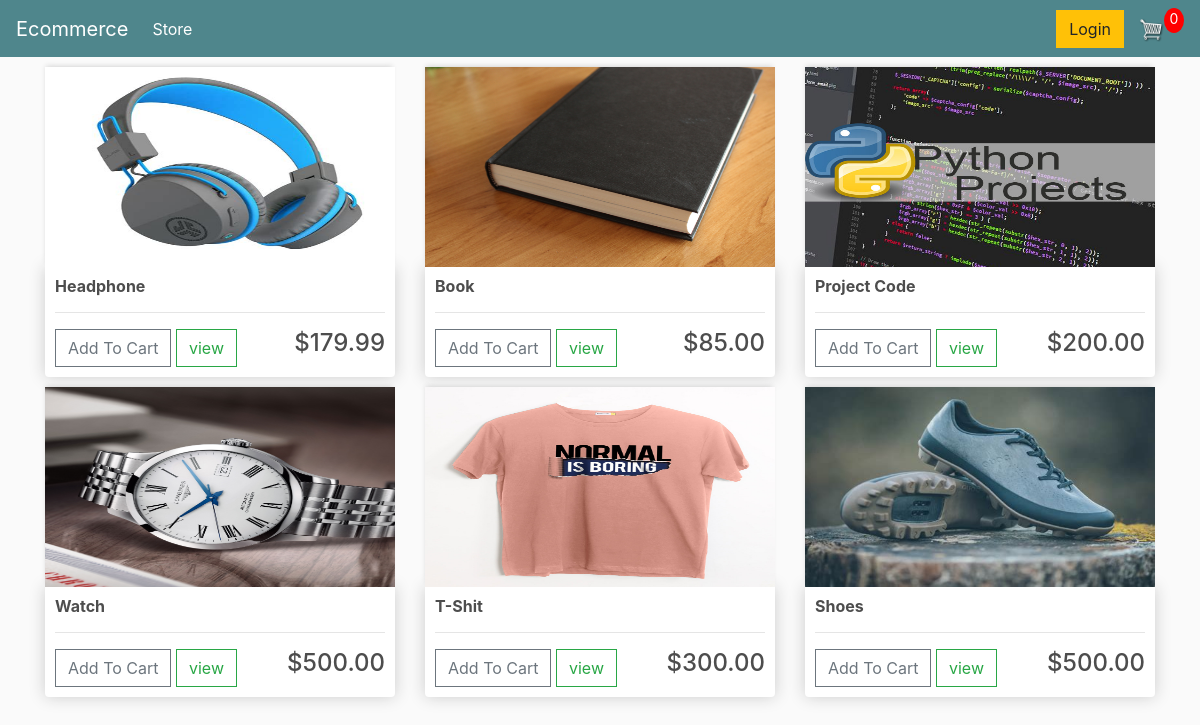
The page / on the database its author committed.
### store/models.py (models this page shows, shortened)
class Product(models.Model):
    name = models.CharField(max_length=50)
    price = models.DecimalField(max_digits=7, decimal_places=2)
    digital = models.BooleanField(default=False, null=True, blank=True)
    image = models.ImageField(null=True, blank=True)
    @property
    def imageURL(self):
        try:
            url = self.image.url
        except:
            url = ''
        return url

### store/views.py (the view)
# urls.py: path('',include('store.urls'))
def store(request):
    data = cartData(request)
    cartItems = data['cartItems']
    products = Product.objects.all()
    context = {'products' : products,'cartItems':cartItems}
    return render(request,'store/store.html',context)

### store/utils.py (called while the page is built, shortened)
def cookieCart(request):
    try:
        cart = json.loads(request.COOKIES['cart'])
    except:
        cart = {}
    print("\n\n cart",cart)
    items = []
    order = {'get_cart_items':0,'get_cart_total':0, 'shipping':False}
    cartItems = order['get_cart_items']
    return {'cartItems' : cartItems, 'order':order, 'items':items}

def cartData(request):
    if request.user.is_authenticated:
        customer = request.user.customer
        order, created = Order.objects.get_or_create(customer=customer, complete=False)
        items = order.orderitem_set.all()
        cartItems = order.get_cart_items
    else:
        cookieData = cookieCart(request)
        cartItems = cookieData['cartItems']
        order = cookieData['order']
        items = cookieData['items']
    return {'cartItems' : cartItems, 'order':order, 'items':items}

### store/templates/store/store.html
{% extends 'store/main.html' %}
{%load static%}
{% block content %}
    <div class="row">
        {% for product in products %}
        <div class="col-lg-4">
            <img class="thumbnail" src="{{product.imageURL}}">
            <div class="box-element product">
                <h6><strong>{{product.name}}</strong></h6>
                <hr>
                <button data-product={{product.id}} data-action="add" class="btn btn-outline-secondary add-btn update-cart">Add To Cart</button>
                <a class="btn btn-outline-success" href="#">view</a>
                <h4 style="display : inline-block; float:right;">${{product.price|floatformat:2}}</h4>
            </div>
        </div>
        {%endfor%}
    </div>
{% endblock content %}

### store/templates/store/main.html (shortened to what this page needs)
{%load static%}
<!DOCTYPE html>
<html>
<head>
    <link rel="stylesheet" href="https://stackpath.bootstrapcdn.com/bootstrap/4.5.0/css/bootstrap.min.css"
>
    <link rel="stylesheet" href="{% static 'css/main.css' %}">
</head>
<body>
    <nav class="navbar navbar-expand-lg navbar-dark bg-dark">
        <a class="navbar-brand" href="{% url 'store'%}">Ecommerce</a>
        <div class="collapse navbar-collapse" id="navbarSupportedContent">
            <ul class="navbar-nav mr-auto">
            <li class="nav-item active">
                <a class="nav-link" href="{% url 'store'%}">Store <span class="sr-only">(current)</span></a>
            </li>
            </ul>
            <div class="form-inline my-2 my-lg-0">
            {% if user.is_authenticated %}
                <p class="user">{{ user.username}}</p>
                <a href="{% url 'logout' %}" class="btn btn-warning">Logout</a>
                {% else %}
                <a href="{% url 'login' %}" class="btn btn-warning">Login</a>
            {% endif %}
                <a href="{% url 'cart' %}">
                    <img  id="cart-icon" src="{% static 'images/cart.png' %}">
                </a>
                <p id="cart-total">{{cartItems}}</p>
	        </div>
        </div>
    </nav>
    <div class="container">
        {% block content %}
        {% endblock content %}
    </div>
</body>
</html>

### static/css/main.css (style rules this page uses)
body { background-color: hsl(0, 0%, 98%); }
h1, h2, h3, h4, h5, h6 { color: hsl(0, 0%, 30%); }
.box-element { box-shadow: hsl(0, 0%, 80%) 0 0 16px; background-color: #fff; border-radius: 4px; padding: 10px; }
.thumbnail { width: 100%; height: 200px; -webkit-box-shadow: -1px -3px 5px -2px rgba(214, 214, 214, 1); -moz-box-shadow: -1px -3px 5px -2px rgba(214, 214, 214, 1); box-shadow: -1px -3px 5px -2px rgba(214, 214, 214, 1); }
.product { border-radius: 0 0 4px 4px; }
.bg-dark { background-color: #4f868c!important; }
#cart-icon { width: 25px; display: inline-block; margin-left: 15px; }
#cart-total { display: block; text-align: center; color: #fff; background-color: red; width: 20px; height: 25px; border-radius: 50%; font-size: 14px; }
.col-lg-4, .col-lg-6, .col-lg-8, .col-lg-12 { margin-top: 10px; }
.btn { border-radius: 0; }

### rows shown on the page
Product: imageURL (picture), name "Headphone", price "179.99"
Product: imageURL (picture), name "Book", price "85.00"
Product: imageURL (picture), name "Project Code", price "200.00"
Product: imageURL (picture), name "Watch", price "500.00"
Product: imageURL (picture), name "T-Shit", price "300.00"
Product: imageURL (picture), name "Shoes", price "500.00"

### other values the page prints
{{ cartItems }} "0"
